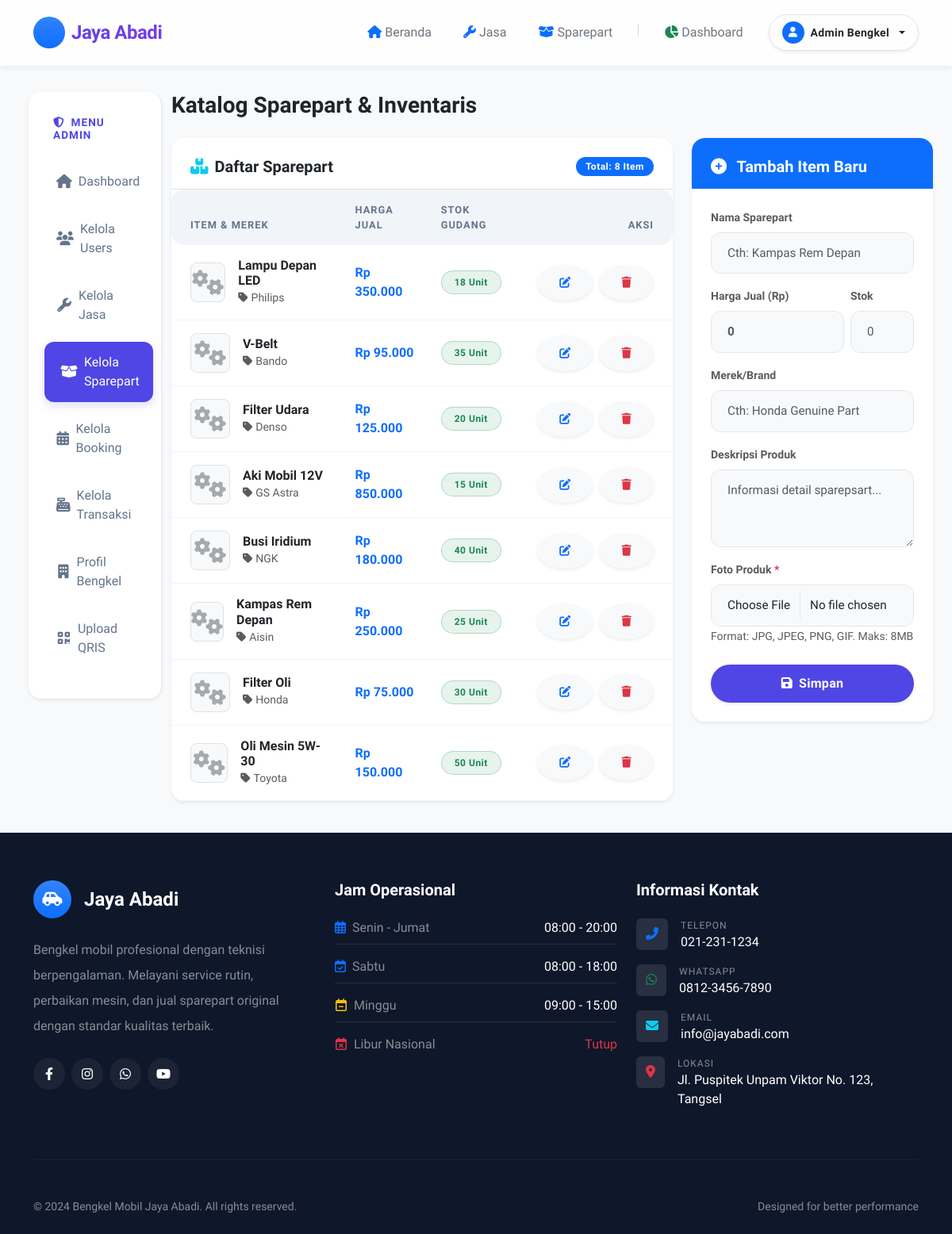
The page /admin/sparepart.php (signed in) on the database its author committed.
### tables this page shows
CREATE TABLE sparepart (
    id INT AUTO_INCREMENT PRIMARY KEY,
    nama_sparepart VARCHAR(100) NOT NULL,
    deskripsi TEXT,
    harga DECIMAL(15,2) NOT NULL,
    stok INT DEFAULT 0,
    gambar VARCHAR(255),
    merek VARCHAR(50),
    created_at TIMESTAMP DEFAULT CURRENT_TIMESTAMP
);

### includes/koneksi.php (called while the page is built, shortened)
<?php
$host = "localhost";
$user = "root";
$pass = "";
$db = "bengkel_mobil";
$conn = mysqli_connect($host, $user, $pass, $db);
function query($sql) {
    global $conn;
    return mysqli_query($conn, $sql);
}
function fetch_assoc($result) {
    return mysqli_fetch_assoc($result);
}
function num_rows($result) {
    return mysqli_num_rows($result);
}
?>

### admin/sparepart.php (the view, shortened to what this page needs)
<?php
include '../includes/koneksi.php';
$edit_data = null;
$sparepart = query("SELECT * FROM sparepart ORDER BY id DESC");
include '../includes/header.php';
?>
<div class="container-fluid px-0 px-lg-4 mt-3" style="margin-top: -20px;">
    <div class="row g-0 g-lg-4">
        <div class="col-md-3 col-lg-2 d-none d-md-block" data-aos="fade-right">
            <div class="sidebar rounded-4 shadow-sm" style="top: 100px;">
                <h5 class="fw-bold px-3 mb-4 text-uppercase" style="color: var(--primary-color); font-size: 0.85rem; letter-spacing: 1px;">
                    <i class="fas fa-shield-alt me-2"></i>Menu Admin
                </h5>
                <a href="index.php"><i class="fas fa-home me-2"></i>Dashboard</a>
                <a href="users.php"><i class="fas fa-users me-2"></i>Kelola Users</a>
                <a href="jasa.php"><i class="fas fa-wrench me-2"></i>Kelola Jasa</a>
                <a href="sparepart.php" class="active"><i class="fas fa-box-open me-2"></i>Kelola Sparepart</a>
                <a href="booking.php"><i class="fas fa-calendar-alt me-2"></i>Kelola Booking</a>
                <a href="transaksi.php"><i class="fas fa-cash-register me-2"></i>Kelola Transaksi</a>
                <a href="profil.php"><i class="fas fa-building me-2"></i>Profil Bengkel</a>
                <a href="qris.php"><i class="fas fa-qrcode me-2"></i>Upload QRIS</a>
            </div>
        </div>
        <div class="col-md-9 col-lg-10 p-4 p-lg-0" data-aos="fade-left">
            <h3 class="fw-bold mb-4 text-dark">Katalog Sparepart & Inventaris</h3>
            <div class="row g-4 flex-column-reverse flex-lg-row">
                <div class="col-lg-8" data-aos="fade-up">
                    <div class="card border-0 shadow-sm rounded-4 h-100">
                        <div class="card-header bg-white pt-4 pb-3 px-4 border-bottom d-flex justify-content-between align-items-center">
                            <h5 class="fw-bold text-dark mb-0"><i class="fas fa-boxes text-info me-2"></i>Daftar Sparepart</h5>
                            <span class="badge bg-primary rounded-pill">Total: <?php echo num_rows($sparepart); ?> Item</span>
                        </div>
                        <div class="card-body p-0">
                            <div class="table-responsive">
                                <table class="table table-hover align-middle mb-0">
                                    <thead class="bg-light">
                                        <tr>
                                            <th class="ps-4">Item & Merek</th>
                                            <th>Harga Jual</th>
                                            <th>Stok Gudang</th>
                                            <th class="text-end pe-4">Aksi</th>
                                        </tr>
                                    </thead>
                                    <tbody class="border-top-0">
                                        <?php while($row = fetch_assoc($sparepart)): ?>
                                        <tr>
                                            <td class="ps-4">
                                                <div class="d-flex align-items-center gap-3">
                                                    <?php if ($row['gambar'] && file_exists("../uploads/sparepart/" . $row['gambar'])): ?>
                                                        <img src="../uploads/sparepart/<?php echo $row['gambar']; ?>"
                                                             alt="Sparepart" class="table-image shadow-sm border">
                                                    <?php else: ?>
                                                        <div class="bg-light rounded-3 d-flex align-items-center justify-content-center text-muted border" style="width: 50px; height: 50px;">
                                                            <i class="fas fa-cogs fa-2x opacity-50"></i>
                                                        </div>
                                                    <?php endif; ?>
                                                    <div>
                                                        <h6 class="mb-0 fw-bold text-dark"><?php echo $row['nama_sparepart']; ?></h6>
                                                        <small class="text-muted"><i class="fas fa-tag me-1"></i><?php echo $row['merek']; ?></small>
                                                    </div>
                                                </div>
                                            </td>
                                            <td class="fw-bold text-primary">Rp <?php echo number_format($row['harga'], 0, ',', '.'); ?></td>
                                            <td>
                                                <?php
                                                    $stok_class = $row['stok'] > 10 ? 'success' : ($row['stok'] > 0 ? 'warning' : 'danger');
                                                    $stok_text = $row['stok'] == 0 ? 'Habis' : $row['stok'] . ' Unit';
                                                ?>
                                                <span class="badge bg-<?php echo $stok_class; ?> bg-opacity-10 text-<?php echo $stok_class; ?> rounded-pill px-3 py-2 border border-<?php echo $stok_class; ?> border-opacity-25">
                                                    <?php echo $stok_text; ?>
                                                </span>
                                            </td>
                                            <td class="text-end pe-4">
                                                <div class="d-flex justify-content-end gap-2">
                                                    <a href="?edit=<?php echo $row['id']; ?>" class="btn btn-sm btn-light text-primary rounded-circle shadow-sm" data-bs-toggle="tooltip" title="Edit">
                                                        <i class="fas fa-edit"></i>
                                                    </a>
                                                    <a href="#" onclick="return confirmDelete('?delete=<?php echo $row['id']; ?>', 'Sparepart <?php echo $row['nama_sparepart']; ?> akan dihapus dari inventaris!')"
                                                       class="btn btn-sm btn-light text-danger rounded-circle shadow-sm" data-bs-toggle="tooltip" title="Hapus">
                                                        <i class="fas fa-trash"></i>
                                                    </a>
                                                </div>
                                            </td>
                                        </tr>
                                        <?php endwhile; ?>
                                    </tbody>
                                </table>
                            </div>
                        </div>
                    </div>
                </div>
                <div class="col-lg-4" data-aos="fade-down">
                    <div class="card border-0 shadow-sm rounded-4 sticky-lg-top" style="top: 100px; z-index: 10;">
                        <div class="card-header <?php echo $edit_data ? 'bg-warning' : 'bg-primary'; ?> text-white pt-4 pb-3 px-4 rounded-top-4 border-0">
                            <h5 class="fw-bold mb-0">
                                <i class="fas <?php echo $edit_data ? 'fa-edit' : 'fa-plus-circle'; ?> me-2"></i>
                                <?php echo $edit_data ? 'Edit Item' : 'Tambah Item Baru'; ?>
                            </h5>
                        </div>
                        <div class="card-body p-4 bg-white rounded-bottom-4">
                            <form method="POST" action="" enctype="multipart/form-data" id="sparepartForm">
                                <div class="mb-3">
                                    <label class="form-label text-muted small fw-bold">Nama Sparepart</label>
                                    <input type="text" class="form-control bg-light" name="nama_sparepart"
                                           value="<?php echo $edit_data['nama_sparepart'] ?? ''; ?>" placeholder="Cth: Kampas Rem Depan" required>
                                </div>
                                <div class="row g-2 mb-3">
                                    <div class="col-8">
                                        <label class="form-label text-muted small fw-bold">Harga Jual (Rp)</label>
                                        <input type="number" class="form-control bg-light fw-bold text-primary" name="harga"
                                               value="<?php echo $edit_data['harga'] ?? ''; ?>" placeholder="0" required>
                                    </div>
                                    <div class="col-4">
                                        <label class="form-label text-muted small fw-bold">Stok</label>
                                        <input type="number" class="form-control bg-light" name="stok"
                                               value="<?php echo $edit_data['stok'] ?? ''; ?>" placeholder="0" required>
                                    </div>
                                </div>
                                <div class="mb-3">
                                    <label class="form-label text-muted small fw-bold">Merek/Brand</label>
                                    <input type="text" class="form-control bg-light" name="merek"
                                           value="<?php echo $edit_data['merek'] ?? ''; ?>" placeholder="Cth: Honda Genuine Part" required>
                                </div>
                                <div class="mb-3">
                                    <label class="form-label text-muted small fw-bold">Deskripsi Produk</label>
                                    <textarea class="form-control bg-light" name="deskripsi" rows="3" placeholder="Informasi detail sparepsart..." required><?php echo $edit_data['deskripsi'] ?? ''; ?></textarea>
                                </div>
                                <div class="mb-4">
                                    <label class="form-label text-muted small fw-bold">
                                        Foto Produk
                                        <?php if ($edit_data): ?>
                                            <span class="fw-normal text-muted">(Kosongkan jika tidak ingin mengubah)</span>
                                        <?php else: ?>
                                            <span class="text-danger">*</span>
                                        <?php endif; ?>
                                    </label>
                                    <input type="file" class="form-control bg-light" name="gambar" accept="image/*" id="gambarInputSp"
                                           <?php echo $edit_data ? '' : 'required'; ?>>
                                    <small class="text-muted">Format: JPG, JPEG, PNG, GIF. Maks: 8MB</small>
                                </div>
                                <div class="d-flex gap-2">
                                    <button type="submit" class="btn <?php echo $edit_data ? 'btn-warning' : 'btn-primary'; ?> flex-grow-1 rounded-pill shadow-sm fw-bold text-white">
                                        <i class="fas fa-save me-2"></i><?php echo $edit_data ? 'Update' : 'Simpan'; ?>
                                    </button>
                                </div>
                            </form>
                        </div>
                    </div>
                </div>
            </div>
        </div>
    </div>
</div>
<?php include '../includes/footer.php'; ?>

### assets/css/style.css (style rules this page uses)
:root { --primary-color: #4f46e5; --primary-hover: #4338ca; --primary-gradient: linear-gradient(135deg, #4f46e5 0%, #7c3aed 100%); --secondary-gradient: linear-gradient(135deg, #ec4899 0%, #f43f5e 100%); --success-gradient: linear-gradient(135deg, #10b981 0%, #059669 100%); --warning-gradient: linear-gradient(135deg, #f59e0b 0%, #ea580c 100%); --bg-light: #f8fafc; --text-main: #0f172a; --text-muted: #64748b; --card-shadow: 0 10px 40px -10px rgba(0, 0, 0, 0.08); --hover-shadow: 0 20px 40px -10px rgba(79, 70, 229, 0.15); }
body { font-family: 'Plus Jakarta Sans', sans-serif; background-color: var(--bg-light); color: var(--text-main); overflow-x: hidden; -webkit-font-smoothing: antialiased; }
.card { border: 1px solid rgba(226, 232, 240, 0.8); border-radius: 24px; background: #ffffff; box-shadow: var(--card-shadow); overflow: hidden; transition: all 0.4s cubic-bezier(0.4, 0, 0.2, 1); }
.btn { border-radius: 12px; padding: 12px 28px; font-weight: 600; letter-spacing: 0.3px; transition: all 0.3s cubic-bezier(0.4, 0, 0.2, 1); position: relative; overflow: hidden; border: none; box-shadow: 0 4px 6px -1px rgba(0, 0, 0, 0.1); }
.btn-primary { background: var(--primary-color); color: white; }
.form-control { border-radius: 12px; padding: 14px 20px; border: 1.5px solid #e2e8f0; background-color: #f8fafc; font-size: 0.95rem; transition: all 0.3s ease; }
.table { border-collapse: separate; border-spacing: 0; width: 100%; }
.table thead th { background: #f1f5f9; color: var(--text-muted); font-weight: 600; text-transform: uppercase; font-size: 0.8rem; letter-spacing: 1px; border: none; padding: 16px; }
.table thead th:first-child { border-top-left-radius: 16px; border-bottom-left-radius: 16px; }
.table thead th:last-child { border-top-right-radius: 16px; border-bottom-right-radius: 16px; }
.table tbody td { padding: 16px; border-bottom: 1px solid #f1f5f9; vertical-align: middle; }
.table-hover tbody tr { transition: all 0.2s ease; }
.badge { padding: 6px 12px; border-radius: 8px; font-weight: 600; font-size: 0.75rem; letter-spacing: 0.5px; }
.sidebar { background: #ffffff; min-height: calc(100vh - 80px); padding: 30px 15px; position: sticky; top: 80px; border-right: 1px solid #e2e8f0; }
.sidebar a { color: var(--text-muted); padding: 14px 20px; display: flex; align-items: center; border-radius: 12px; transition: all 0.3s ease; text-decoration: none; font-weight: 500; margin-bottom: 8px; }
.sidebar a i { margin-right: 12px; font-size: 1.1rem; width: 24px; text-align: center; }
.sidebar a:hover, .sidebar a.active { background: var(--primary-color); color: white; box-shadow: 0 4px 12px rgba(79, 70, 229, 0.2); transform: translateX(5px); }

### rows shown on the page
sparepart: nama_sparepart "Lampu Depan LED", merek "Philips", harga "350.000", stok "18 Unit"
sparepart: nama_sparepart "V-Belt", merek "Bando", harga "95.000", stok "35 Unit"
sparepart: nama_sparepart "Filter Udara", merek "Denso", harga "125.000", stok "20 Unit"
sparepart: nama_sparepart "Aki Mobil 12V", merek "GS Astra", harga "850.000", stok "15 Unit"
sparepart: nama_sparepart "Busi Iridium", merek "NGK", harga "180.000", stok "40 Unit"
sparepart: nama_sparepart "Kampas Rem Depan", merek "Aisin", harga "250.000", stok "25 Unit"
sparepart: nama_sparepart "Filter Oli", merek "Honda", harga "75.000", stok "30 Unit"
sparepart: nama_sparepart "Oli Mesin 5W-30", merek "Toyota", harga "150.000", stok "50 Unit"

### other values the page prints
$_SESSION['nama_lengkap'] "Admin Bengkel"
num_rows($sparepart) "8"
